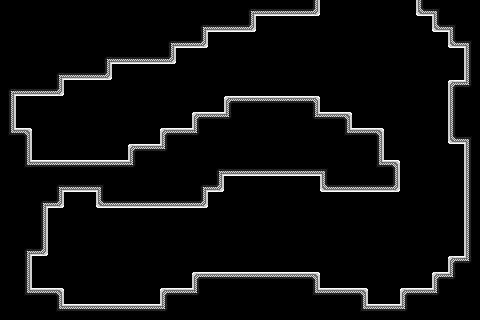

A level layout from a 2D game, rendered from its tile map. Below: a short description, then the map file with its tile-grid data intact:
An orthogonal 30x20 tile map with 16x16 px tiles, 4 tile layers (bkg_far, bkg_close, ground, foreground), 2 tilesets.

<map version="1.10" tiledversion="1.11.0" orientation="orthogonal" renderorder="right-down" width="30" height="20" tilewidth="16" tileheight="16" infinite="0" nextlayerid="5" nextobjectid="1">
 <tileset firstgid="1" source="../../PlaceholderSprites.tsx" />
 <tileset firstgid="106" source="../../memory_block.tsx" />
 <layer id="4" name="bkg_far" width="30" height="20">
  <properties>
   <property name="unity:sortinglayer" value="Bkg_far" />
  </properties>
  <data encoding="csv">
0,0,0,0,0,0,0,0,0,0,0,0,0,0,0,0,0,0,0,0,0,0,0,0,0,0,0,0,0,0,
0,0,0,0,0,0,0,0,0,0,0,0,0,0,0,0,0,0,0,0,0,0,0,0,0,0,0,0,0,0,
0,0,0,0,0,0,0,0,0,0,0,0,0,0,0,0,0,0,0,0,0,0,0,0,0,0,0,0,0,0,
0,0,0,0,0,0,0,0,0,0,0,0,0,0,0,0,0,0,0,0,0,0,0,0,0,0,0,0,0,0,
0,0,0,0,0,0,0,0,0,0,0,0,0,0,0,0,0,0,0,0,0,0,0,0,0,0,0,0,0,0,
0,0,0,0,0,0,0,0,0,0,0,0,0,0,0,0,0,0,0,0,0,0,0,0,0,0,0,0,0,0,
0,0,0,0,0,0,0,0,0,0,0,0,0,0,0,0,0,0,0,0,0,0,0,0,0,0,0,0,0,0,
0,0,0,0,0,0,0,0,0,0,0,0,0,0,0,0,0,0,0,0,0,0,0,0,0,0,0,0,0,0,
0,0,0,0,0,0,0,0,0,0,0,0,0,0,0,0,0,0,0,0,0,0,0,0,0,0,0,0,0,0,
0,0,0,0,0,0,0,0,0,0,0,0,0,0,0,0,0,0,0,0,0,0,0,0,0,0,0,0,0,0,
0,0,0,0,0,0,0,0,0,0,0,0,0,0,0,0,0,0,0,0,0,0,0,0,0,0,0,0,0,0,
0,0,0,0,0,0,0,0,0,0,0,0,0,0,0,0,0,0,0,0,0,0,0,0,0,0,0,0,0,0,
0,0,0,0,0,0,0,0,0,0,0,0,0,0,0,0,0,0,0,0,0,0,0,0,0,0,0,0,0,0,
0,0,0,0,0,0,0,0,0,0,0,0,0,0,0,0,0,0,0,0,0,0,0,0,0,0,0,0,0,0,
0,0,0,0,0,0,0,0,0,0,0,0,0,0,0,0,0,0,0,0,0,0,0,0,0,0,0,0,0,0,
0,0,0,0,0,0,0,0,0,0,0,0,0,0,0,0,0,0,0,0,0,0,0,0,0,0,0,0,0,0,
0,0,0,0,0,0,0,0,0,0,0,0,0,0,0,0,0,0,0,0,0,0,0,0,0,0,0,0,0,0,
0,0,0,0,0,0,0,0,0,0,0,0,0,0,0,0,0,0,0,0,0,0,0,0,0,0,0,0,0,0,
0,0,0,0,0,0,0,0,0,0,0,0,0,0,0,0,0,0,0,0,0,0,0,0,0,0,0,0,0,0,
0,0,0,0,0,0,0,0,0,0,0,0,0,0,0,0,0,0,0,0,0,0,0,0,0,0,0,0,0,0
</data>
 </layer>
 <layer id="1" name="bkg_close" width="30" height="20">
  <properties>
   <property name="unity:sortinglayer" value="Bkg" />
  </properties>
  <data encoding="csv">
0,0,0,0,0,0,0,0,0,0,0,0,0,0,0,0,0,0,0,0,0,0,0,0,0,0,0,0,0,0,
0,0,0,0,0,0,0,0,0,0,0,0,0,0,0,0,0,0,0,0,0,0,0,0,0,0,0,0,0,0,
0,0,0,0,0,0,0,0,0,0,0,0,0,0,0,0,0,0,0,0,0,0,0,0,0,0,0,0,0,0,
0,0,0,0,0,0,0,0,0,0,0,0,0,0,0,0,0,0,0,0,0,0,0,0,0,0,0,0,0,0,
0,0,0,0,0,0,0,0,0,0,0,0,0,0,0,0,0,0,0,0,0,0,0,0,0,0,0,0,0,0,
0,0,0,0,0,0,0,0,0,0,0,0,0,0,0,0,0,0,0,0,0,0,0,0,0,0,0,0,0,0,
0,0,0,0,0,0,0,0,0,0,0,0,0,0,0,0,0,0,0,0,0,0,0,0,0,0,0,0,0,0,
0,0,0,0,0,0,0,0,0,0,0,0,0,0,0,0,0,0,0,0,0,0,0,0,0,0,0,0,0,0,
0,0,0,0,0,0,0,0,0,0,0,0,0,0,0,0,0,0,0,0,0,0,0,0,0,0,0,0,0,0,
0,0,0,0,0,0,0,0,0,0,0,0,0,0,0,0,0,0,0,0,0,0,0,0,0,0,0,0,0,0,
0,0,0,0,0,0,0,0,0,0,0,0,0,0,0,0,0,0,0,0,0,0,0,0,0,0,0,0,0,0,
0,0,0,0,0,0,0,0,0,0,0,0,0,0,0,0,0,0,0,0,0,0,0,0,0,0,0,0,0,0,
0,0,0,0,0,0,0,0,0,0,0,0,0,0,0,0,0,0,0,0,0,0,0,0,0,0,0,0,0,0,
0,0,0,0,0,0,0,0,0,0,0,0,0,0,0,0,0,0,0,0,0,0,0,0,0,0,0,0,0,0,
0,0,0,0,0,0,0,0,0,0,0,0,0,0,0,0,0,0,0,0,0,0,0,0,0,0,0,0,0,0,
0,0,0,0,0,0,0,0,0,0,0,0,0,0,0,0,0,0,0,0,0,0,0,0,0,0,0,0,0,0,
0,0,0,0,0,0,0,0,0,0,0,0,0,0,0,0,0,0,0,0,0,0,0,0,0,0,0,0,0,0,
0,0,0,0,0,0,0,0,0,0,0,0,0,0,0,0,0,0,0,0,0,0,0,0,0,0,0,0,0,0,
0,0,0,0,0,0,0,0,0,0,0,0,0,0,0,0,0,0,0,0,0,0,0,0,0,0,0,0,0,0,
0,0,0,0,0,0,0,0,0,0,0,0,0,0,0,0,0,0,0,0,0,0,0,0,0,0,0,0,0,0
</data>
 </layer>
 <layer id="2" name="ground" width="30" height="20">
  <properties>
   <property name="unity:layer" value="Ground" />
   <property name="unity:sortinglayer" value="Ground" />
  </properties>
  <data encoding="csv">
112,112,112,112,112,112,112,112,112,112,112,112,112,112,112,115,117,117,117,118,0,0,0,0,0,0,116,114,112,112,
112,112,112,112,112,112,112,112,112,112,112,112,115,117,117,118,0,0,0,0,0,0,0,0,0,0,0,116,114,112,
112,112,112,112,112,112,112,112,112,112,115,117,118,0,0,0,0,0,0,0,0,0,0,0,0,0,0,0,116,114,
112,112,112,112,112,112,115,117,117,117,118,0,0,0,0,0,0,0,0,0,0,0,0,0,0,0,0,0,0,111,
112,112,112,115,117,117,118,0,0,0,0,0,0,0,0,0,0,0,0,0,0,0,0,0,0,0,0,0,0,111,
115,117,117,118,0,0,0,0,0,0,0,0,0,0,0,0,0,0,0,0,0,0,0,0,0,0,0,0,106,109,
113,0,0,0,0,0,0,0,0,0,0,0,0,0,106,107,107,107,2147483755,2147483754,0,0,0,0,0,0,0,0,111,112,
113,0,0,0,0,0,0,0,0,0,0,0,106,107,109,112,112,112,2147483760,2147483757,107,108,0,0,0,0,0,0,111,112,
110,108,0,0,0,0,0,0,0,0,106,107,109,112,112,112,112,112,112,112,112,110,107,108,0,0,0,0,116,114,
112,113,0,0,0,0,0,0,106,107,109,112,112,112,112,112,112,112,112,112,112,112,112,113,0,0,0,0,0,111,
112,110,107,107,107,107,107,107,109,112,112,112,112,115,117,117,117,117,117,117,114,112,112,110,108,0,0,0,0,111,
112,112,112,115,117,117,114,112,112,112,112,112,115,118,0,0,0,0,0,0,116,117,117,117,118,0,0,0,0,111,
112,112,115,118,0,0,116,117,117,117,117,117,118,0,0,0,0,0,0,0,0,0,0,0,0,0,0,0,0,111,
112,112,113,0,0,0,0,0,0,0,0,0,0,0,0,0,0,0,0,0,0,0,0,0,0,0,0,0,0,111,
112,112,113,0,0,0,0,0,0,0,0,0,0,0,0,0,0,0,0,0,0,0,0,0,0,0,0,0,0,111,
112,115,118,0,0,0,0,0,0,0,0,0,0,0,0,0,0,0,0,0,0,0,0,0,0,0,0,0,0,111,
112,113,0,0,0,0,0,0,0,0,0,0,0,0,0,0,0,0,0,0,0,0,0,0,0,0,0,0,106,109,
112,113,0,0,0,0,0,0,0,0,0,0,106,107,107,107,107,107,107,108,0,0,0,0,0,0,0,106,109,112,
112,110,107,108,0,0,0,0,0,0,106,107,109,112,112,112,112,112,112,110,107,107,108,0,0,106,107,109,112,112,
112,112,112,110,107,107,107,107,107,107,109,112,112,112,112,112,112,112,112,112,112,112,110,107,107,109,112,112,112,112
</data>
 </layer>
 <layer id="3" name="foreground" width="30" height="20">
  <properties>
   <property name="unity:sortinglayer" value="Foreground" />
  </properties>
  <data encoding="csv">
0,0,0,0,0,0,0,0,0,0,0,0,0,0,0,0,0,0,0,0,0,0,0,0,0,0,0,0,0,0,
0,0,0,0,0,0,0,0,0,0,0,0,0,0,0,0,0,0,0,0,0,0,0,0,0,0,0,0,0,0,
0,0,0,0,0,0,0,0,0,0,0,0,0,0,0,0,0,0,0,0,0,0,0,0,0,0,0,0,0,0,
0,0,0,0,0,0,0,0,0,0,0,0,0,0,0,0,0,0,0,0,0,0,0,0,0,0,0,0,0,0,
0,0,0,0,0,0,0,0,0,0,0,0,0,0,0,0,0,0,0,0,0,0,0,0,0,0,0,0,0,0,
0,0,0,0,0,0,0,0,0,0,0,0,0,0,0,0,0,0,0,0,0,0,0,0,0,0,0,0,0,0,
0,0,0,0,0,0,0,0,0,0,0,0,0,0,0,0,0,0,0,0,0,0,0,0,0,0,0,0,0,0,
0,0,0,0,0,0,0,0,0,0,0,0,0,0,0,0,0,0,0,0,0,0,0,0,0,0,0,0,0,0,
0,0,0,0,0,0,0,0,0,0,0,0,0,0,0,0,0,0,0,0,0,0,0,0,0,0,0,0,0,0,
0,0,0,0,0,0,0,0,0,0,0,0,0,0,0,0,0,0,0,0,0,0,0,0,0,0,0,0,0,0,
0,0,0,0,0,0,0,0,0,0,0,0,0,0,0,0,0,0,0,0,0,0,0,0,0,0,0,0,0,0,
0,0,0,0,0,0,0,0,0,0,0,0,0,0,0,0,0,0,0,0,0,0,0,0,0,0,0,0,0,0,
0,0,0,0,0,0,0,0,0,0,0,0,0,0,0,0,0,0,0,0,0,0,0,0,0,0,0,0,0,0,
0,0,0,0,0,0,0,0,0,0,0,0,0,0,0,0,0,0,0,0,0,0,0,0,0,0,0,0,0,0,
0,0,0,0,0,0,0,0,0,0,0,0,0,0,0,0,0,0,0,0,0,0,0,0,0,0,0,0,0,0,
0,0,0,0,0,0,0,0,0,0,0,0,0,0,0,0,0,0,0,0,0,0,0,0,0,0,0,0,0,0,
0,0,0,0,0,0,0,0,0,0,0,0,0,0,0,0,0,0,0,0,0,0,0,0,0,0,0,0,0,0,
0,0,0,0,0,0,0,0,0,0,0,0,0,0,0,0,0,0,0,0,0,0,0,0,0,0,0,0,0,0,
0,0,0,0,0,0,0,0,0,0,0,0,0,0,0,0,0,0,0,0,0,0,0,0,0,0,0,0,0,0,
0,0,0,0,0,0,0,0,0,0,0,0,0,0,0,0,0,0,0,0,0,0,0,0,0,0,0,0,0,0
</data>
 </layer>
</map>
